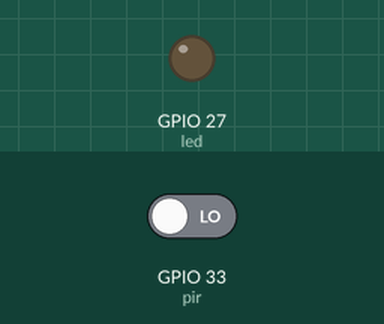
The program below on a simulated ESP32 board running MicroPython. Parts: output pins drawn as LEDs (lit = HIGH). The test bench sets the inputs (shaded band); at power-on: GPIO 33 (pir) LOW. What the program prints to the serial console is not drawn.

Above: at 1.2 s.
1.3 s: GPIO 33 (pir) driven HIGH
At 2.5 s:
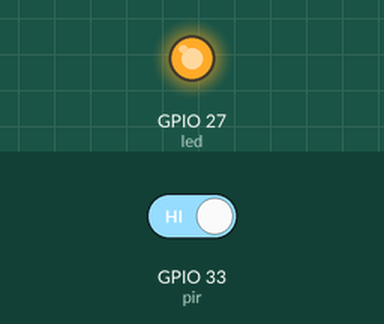
2.8 s: GPIO 33 (pir) driven LOW
At 3.6 s:
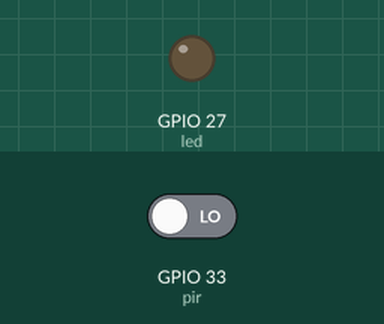
Timing chart, 0 to 5.8 s (numbered marks = the images above; inputs shaded):
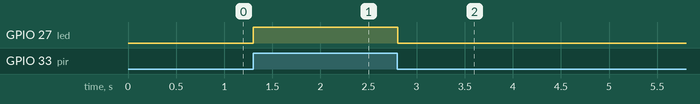

The program:

pir_basic.py
```python
# Light the LED whenever the motion sensor sees movement
import time
from machine import Pin

PIR_PIN = 33
LED_PIN = 27

pir = Pin(PIR_PIN, Pin.IN)   # the sensor drives the pin itself: no pull-up needed
led = Pin(LED_PIN, Pin.OUT)

print("Warming up... give the sensor about a minute to settle")

while True:
    led.value(pir.value())   # 1 = motion, 0 = no motion
    time.sleep_ms(50)
```

Measured:
- after the input at 1.3 s, GPIO 27 (led): LOW → HIGH at once
- after the input at 2.8 s, GPIO 27 (led): HIGH → LOW at once
